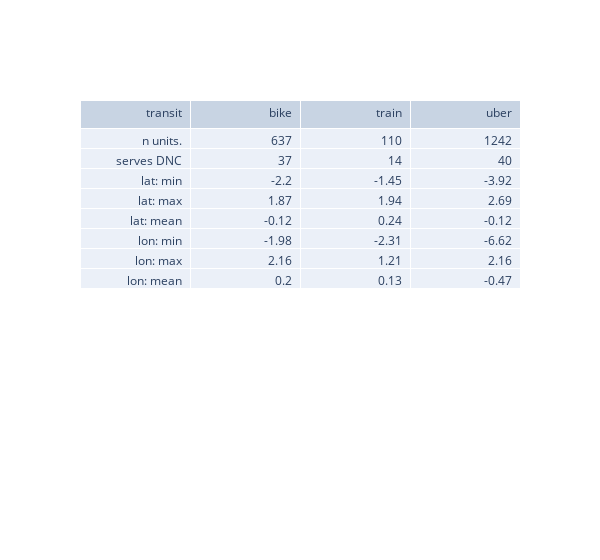

The notebook cell saved with this chart:
### Code cell
plot_data = spacelike_stats(tract_panel)

fig = go.Figure(data=[go.Table(
    header=dict(values=['transit'] + list(plot_data.columns),
                align='right'),
    cells=dict(values=[plot_data.index, plot_data.bike, plot_data.train, plot_data.uber],
               align='right'))
])
fig.update_layout(width=600)
# fig.write_json("../../../reports/replication/baseline-table.json")
# fig.show()

### Figure 1 — Plotly figure (JSON) as saved in the notebook; plotly's stock layout.template omitted (floating-point values rounded to 4 significant figures)
{"data": [{"cells": {"align": "right", "values": [["n units.", "serves DNC", "lat: min", "lat: max", "lat: mean", "lon: min", "lon: max", "lon: mean"], [637, 37, -2.2, 1.87, -0.12, -1.98, 2.16, 0.2], [110, 14, -1.45, 1.94, 0.24, -2.31, 1.21, 0.13], [1242, 40, -3.92, 2.69, -0.12, -6.62, 2.16, -0.47]]}, "header": {"align": "right", "values": ["transit", "bike", "train", "uber"]}, "type": "table"}], "layout": {"width": 600}}
